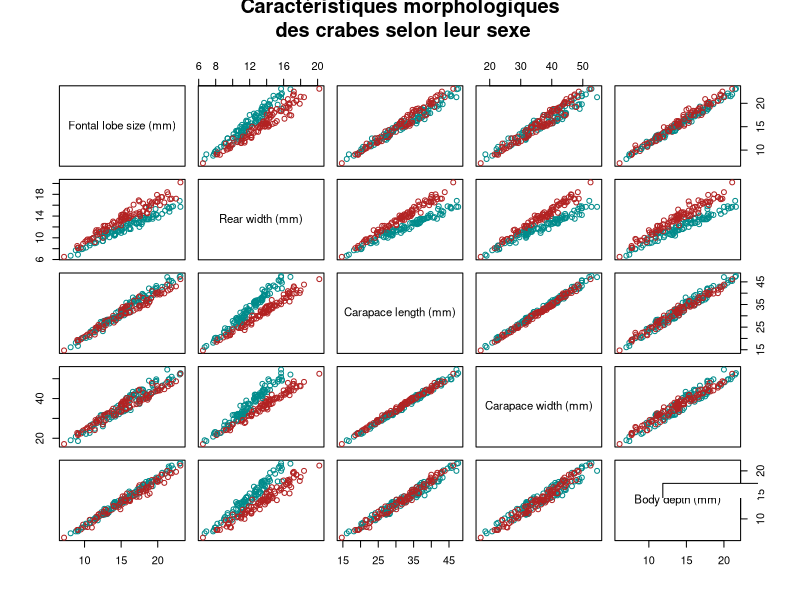
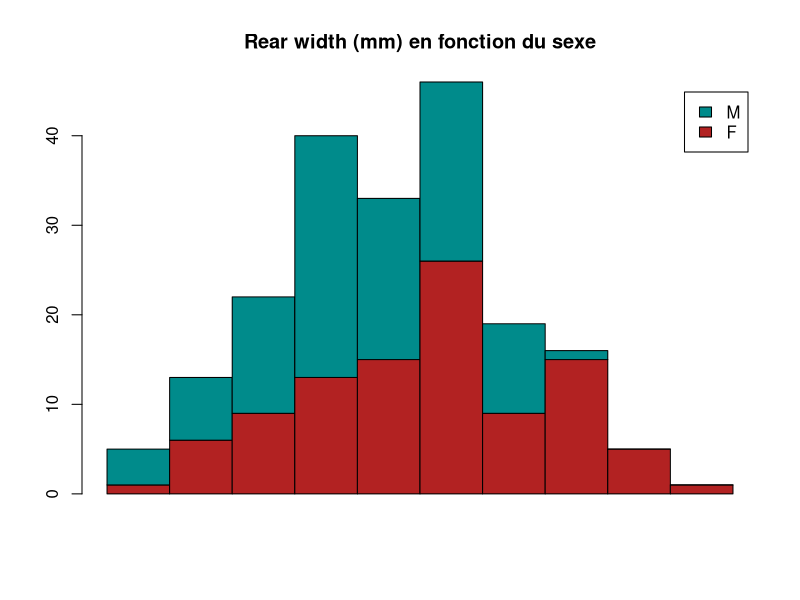
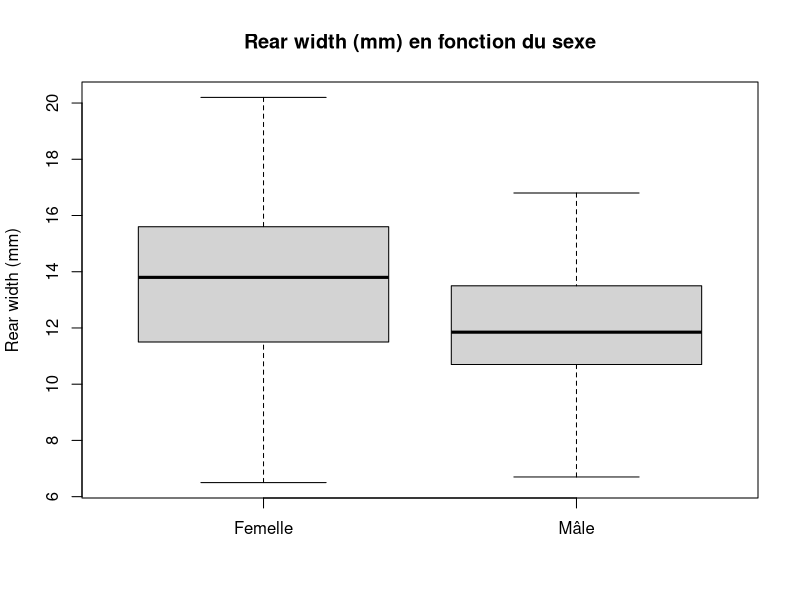
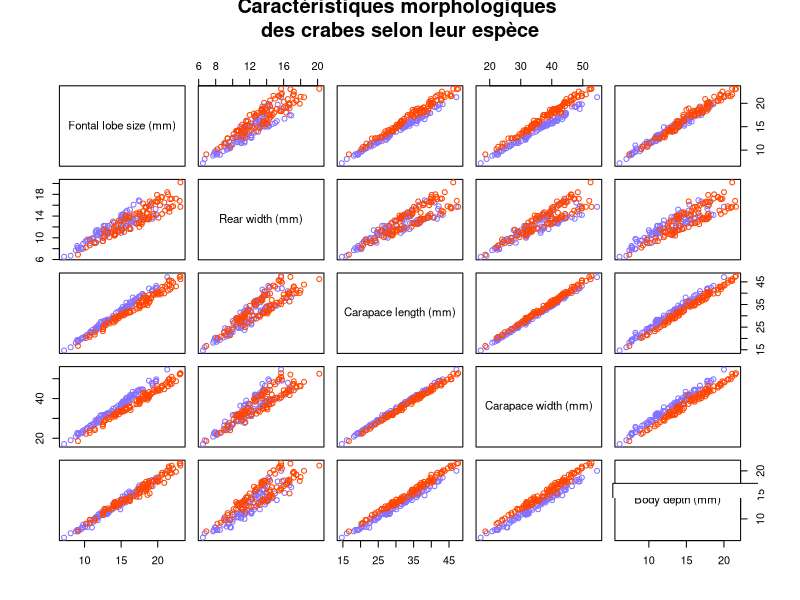
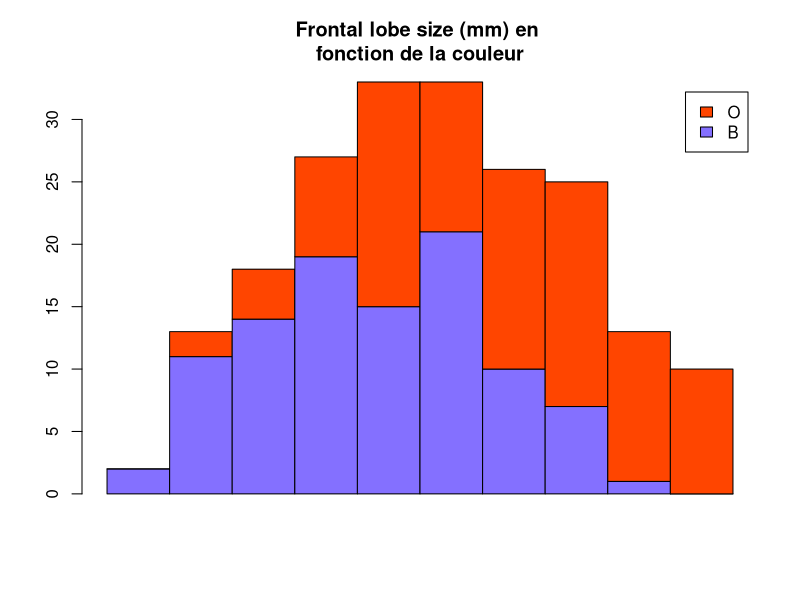
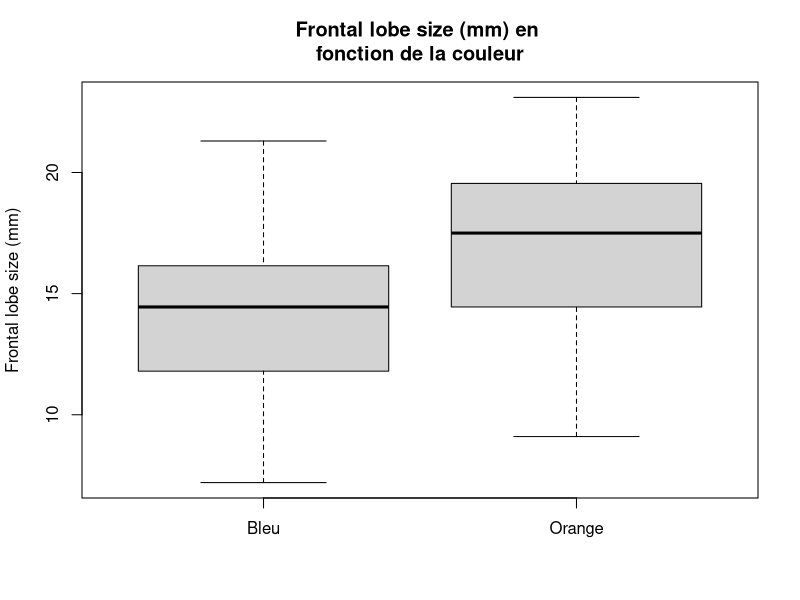
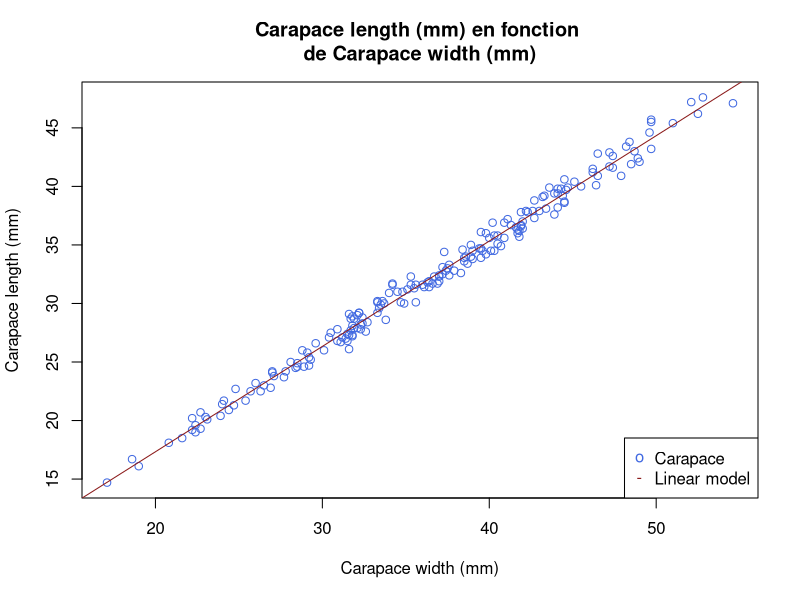

The R source for these figures, in order:
library(sm) # Chargement de sm

library(MASS)
data(crabs)
crabsquant <- crabs[,4:8]


############################### Question 1 ############################### 

table(crabs$sex) # Autant de femelles que de mâles
table(crabs$sp) # Autant d'espèces O que d'espèces B

labelsNames <- c("Fontal lobe size (mm)", "Rear width (mm)", "Carapace length (mm)",
                "Carapace width (mm)", "Body depth (mm)")

png("./images/1_dot_2/crabes_selon_sexe.png")
plot(crabsquant, main="Caractéristiques morphologiques\n des crabes selon leur sexe", 
	pch=21, 
	col=c("firebrick", "darkcyan")[crabs[,2]],
	labels=labelsNames	
	)
legend("bottomright", 200,legend=c("Femelle", "Mâle"), 
	col = c("firebrick", "darkcyan"), pch = 21, inset=0)
# Il semblerait que le sexe impacte notablement le paramètre "Rear width" 
dev.off()

pause()

inter <- seq(min(crabs$RW), max(crabs$RW), by=(max(crabs$RW)-min(crabs$RW))/10)
# Création d'un vecteur commencant par le plus petit RW et se terminant par le plus grand RW
# Le pas est de (1/10 * max-min) -> le vecteur contient donc 11 valeurs
hF <- hist(plot=F, crabs$RW[crabs$sex=='F'], breaks=inter)
# Une list de 'breaks' (les valeurs limites de chaque 'bin') et du nombre de valeurs dans chaque bin 
# est retournée.
hM <- hist(plot=F, crabs$RW[crabs$sex=='M'], breaks=inter)
# Une list de 'breaks' (les valeurs limites de chaque 'bin') et du nombre de valeurs dans chaque bin 
# est retournée.

png("./images/1_dot_2/hist_rear_width_fonction_sexe.png")
barplot(rbind(hF$counts,hM$counts),space=0,
legend=levels(crabs$sex), main="Rear width (mm) en fonction du sexe", 
	col=c('firebrick', 'darkcyan'))
dev.off()

pause()

png("./images/1_dot_2/boxplot_rear_width_fonction_sexe.png")
boxplot(crabs$RW[crabs$sex=='F'], crabs$RW[crabs$sex=='M'],
	main="Rear width (mm) en fonction du sexe",
	names=c("Femelle", "Mâle"), ylab="Rear width (mm)")
dev.off()

pause()


png("./images/1_dot_2/crabes_selon_espece.png")
plot(crabsquant, main="Caractéristiques morphologiques \ndes crabes selon leur espèce", 
	pch=21, 
	col=c("lightslateblue", "orangered")[crabs[,1]],
	labels=labelsNames)
legend("bottomright", 200,legend=c("Espèce bleue", "Espèce orange"), 
	col = c("lightslateblue", "orangered"), pch = 21, inset=0)
# Il semblerait que les paramètres "Carapace width" et "Fontal lobe size" soient
# impactés par l'espèce de crabe
dev.off()

pause()

inter <- seq(min(crabs$FL), max(crabs$FL), by=(max(crabs$FL)-min(crabs$FL))/10)
# Création d'un vecteur commencant par le plus petit FL et se terminant par le plus grand FL
# Le pas est de (1/10 * max-min) -> le vecteur contient donc 11 valeurs
hB <- hist(plot=F, crabs$FL[crabs$sp=='B'], breaks=inter)
# Une list de 'breaks' (les valeurs limites de chaque 'bin') et du nombre de valeurs dans chaque bin 
# est retournée.
hO <- hist(plot=F, crabs$FL[crabs$sp=='O'], breaks=inter)
# Une list de 'breaks' (les valeurs limites de chaque 'bin') et du nombre de valeurs dans chaque bin 
# est retournée.

png("./images/1_dot_2/hist_frontal_lobe_size_fonction_espece.png")
barplot(rbind(hB$counts, hO$counts), space=0,
legend=levels(crabs$sp), main="Frontal lobe size (mm) en \nfonction de la couleur", 
	col=c('lightslateblue', 'orangered'))
dev.off()

pause()

png("./images/1_dot_2/boxplot_frontal_lobe_size_fonction_espece.png")
boxplot(crabs$FL[crabs$sp=='B'], crabs$FL[crabs$sp=='O'],
	main="Frontal lobe size (mm) en \nfonction de la couleur",
	names=c("Bleu", "Orange"), ylab="Frontal lobe size (mm)")
dev.off()

pause()


############################### Question 2 ############################### 

# Graphiquement, on remarque assez facilement l'existence de corrélations, de relations linéaires
# entre toutes les variables quantitatives prises 2 à 2.

print(cov(crabsquant))

print(cor(crabsquant, method="pearson"))
# Le calcul de la matrice de variance-covariance empirique semble confirmer l'existence de corrélations entre 
# entre les différentes variables.
pause()

# Afin d'illustrer mes dires, je vais réaliser un test de corélation entre les variables 
# Carapace length (mm) et Carapace width (mm). L'hypothèse nulle de ce test est l'absence de 
# corrélation entre ces deux variables.
print(cor.test(crabsquant$CL, crabsquant$CW, method="pearson"))
# Le degré de signification (p-value) est striment inférieur à 2.2e-16. Cela signifie que pour
# un niveau de signification (alpha) de 1%, on s'autoriserait à rejeter l'hypothèse nulle.
# Il y a donc corrélation entre les deux variables.
# Cette corrélation semble linéaire.

pause()

# Afin de prouve cela, nous allons tenter une régression linéaire entre ces deux variables
lM <- lm(crabsquant$CL ~ crabsquant$CW)
print(lM) # On peut consulter le modèle (l'ordonnée à l'origine et le coefficient directeur)

pause()

png("./images/1_dot_2/carapace_length_fonction_carapace_width.png")
plot(crabsquant$CW, crabsquant$CL, col="royalblue", 
	main="Carapace length (mm) en fonction \nde Carapace width (mm)", 
	xlab="Carapace width (mm)", ylab="Carapace length (mm)")
abline(lM, col="firebrick4")
legend("bottomright", 200, legend=c("Carapace", "Linear model"), 
	col=c("royalblue", "firebrick4"), pch=c('o','-'))
dev.off()
